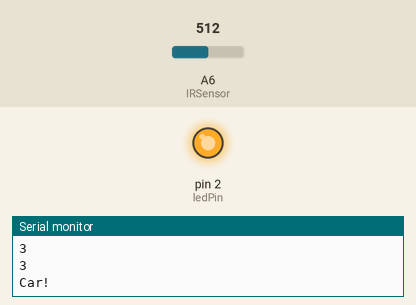
This sketch was run on a simulated Arduino Nano, built with avr-gcc and run on an emulated ATmega328P. On the bench: output pins drawn as LEDs (lit = HIGH), the last lines printed to the serial monitor. Inputs (shaded band) come from the test bench; at power-on: A6 (IRSensor) = 512. No radio packets arrive unless stated.

Above: at 1.2 s.
1.3 s: A6 (IRSensor) set to 115
6.0 s: A6 (IRSensor) set to 101
At 6.8 s:
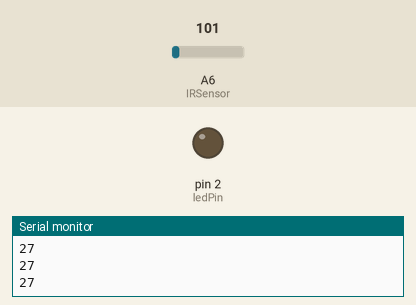
7.8 s: A6 (IRSensor) set to 122
At 9.0 s:
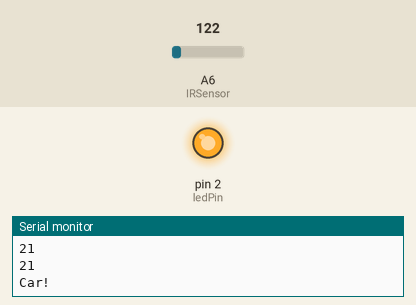
12.5 s: A6 (IRSensor) set to 90
At 14.1 s:
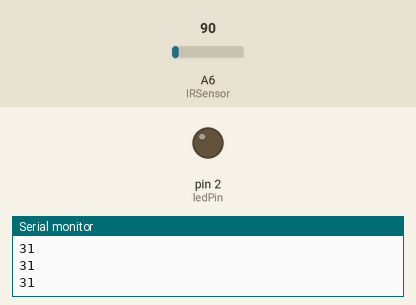
Timing chart, 0 to 15.6 s (numbered marks = the images above; inputs shaded):
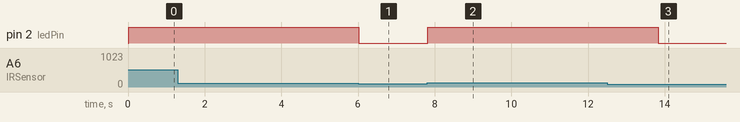

The sketch:

Arduino_Nano_Photogate_Sender.ino
```cpp
/*
  Andrew Touzinsky -- 10/04/18

  This code is the sender of the photogates. To specify what this code does, we setup the radio
  communication with an address to the other tranceiver of 00101, and reads from the distance sensor
  with a set threshhold value to determine when the photogate has been passed infront of.
*/

// include the library code:
#include <SPI.h>
//#include <nRF24L01.h>
#include <RF24.h>

#define IRSensor A6 // Sharp IR GP2Y0A41SK0F (4-30cm, analog)
RF24 radio(9, 10); // CE, CSN
const byte address[6] = "00101";
int threshbump = 0;
bool trigger = false;

int ledPin = 2;

void setup() {
  Serial.begin(9600);
  radio.begin();
  radio.openWritingPipe(address);
  radio.setPALevel(RF24_PA_MAX);
  radio.stopListening();
  pinMode(ledPin, OUTPUT);
}

void loop() {
  // 5v
  float volts = analogRead(IRSensor) * 0.0048828125; // value from sensor * (5/1024)
  int distance = 13 * pow(volts, -1.1); // worked out from datasheet graph
  int mean = 0; // every iteration resetting the mean value
  //    Serial.println(distance);   // print the raw distance
  for (int i = 1; i < 50; i++) { // this averages every 50 readings into one mean
    mean = mean + distance;
  }

  mean = mean / 50; // this is the 2nd half of the averaging
  if (mean > 100) { // this just makes the output look less funky, with no crazy high values
    mean = 100;
  }
  if (mean < 0) { // this also makes the output correct, because why would it be negative...
    mean = 0;
  }

  // This section should just send one bit to the other size, which will just tell us that it is in range
  const char text[] = "*";
  radio.write(&text, sizeof(text));

  // This section sets a threshhold value and looks for three sequential values that are
  // below the threshhold, and if the third passes then the car is said to be infront.
  if (mean < 25) { // 28 was chosen through experimentation, this is the minimum value
    threshbump++;
    if (threshbump >= 3) {
      trigger = true;
      Serial.println("Car!");
      const char text[] = "Car!";
      radio.write(&text, sizeof(text));
      digitalWrite(ledPin, HIGH);
      delay(1500); // this is "debouncing"
      digitalWrite(ledPin, LOW);
    }
    else {
      trigger = false;
    }
  }
  else {
    threshbump = 0;
  }
  Serial.println(mean); //This is to view the values used for the threshold
}
```

Measured:
- the behaviour switches between 110 and 109 on A6 (IRSensor) (found by bisection; images 0 and 1)
- after the input at 6.0 s, pin 2 (ledPin): HIGH → LOW at once
- after the input at 7.8 s, pin 2 (ledPin): LOW → HIGH at once
- after the input at 12.5 s, pin 2 (ledPin): HIGH → LOW after 1.3 s
